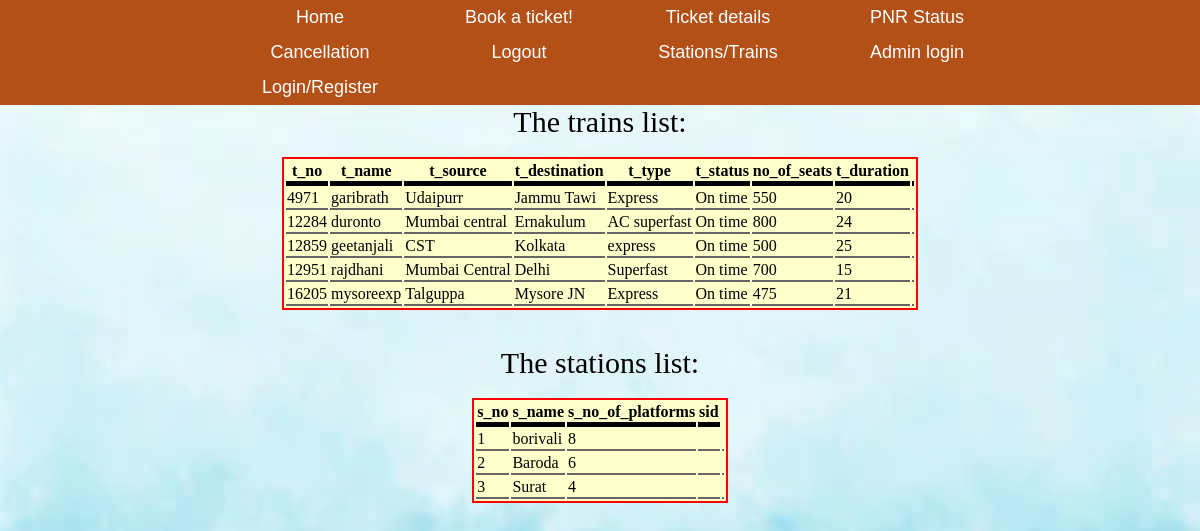
Page /display_data.php on the committed database.
### tables this page shows
CREATE TABLE IF NOT EXISTS `trains` (
  `t_no` decimal(5,0) NOT NULL,
  `t_name` varchar(30) DEFAULT NULL,
  `t_source` varchar(30) DEFAULT NULL,
  `t_destination` varchar(30) DEFAULT NULL,
  `t_type` varchar(30) DEFAULT NULL,
  `t_status` varchar(20) DEFAULT 'On time',
  `no_of_seats` int(11) DEFAULT NULL,
  `t_duration` int(11) DEFAULT NULL,
  PRIMARY KEY (`t_no`)
);

CREATE TABLE IF NOT EXISTS `station` (
  `s_no` int(11) NOT NULL AUTO_INCREMENT,
  `s_name` varchar(20) DEFAULT NULL,
  `s_no_of_platforms` varchar(20) DEFAULT NULL,
  PRIMARY KEY (`s_no`)
);

### display_data.php (the view, shortened to what this page needs)
<html>
    <head>
    </head>
<body>
<?php include("header.php") ?>
<div id="display">The trains list:</div><br/>
<?php
$conn = mysqli_connect("localhost","root","","railway");
$sqlget="SELECT *FROM trains";
$sqldata=mysqli_query($conn,$sqlget) or die('error getting');
echo "<table>";
echo "<tr><th>t_no</th><th>t_name</th><th>t_source</th><th>t_destination</th><th>t_type</th><th>t_status</th><th>no_of_seats</th><th>t_duration</th><th></th></tr>";
while($row=mysqli_fetch_array($sqldata,MYSQLI_ASSOC)){
    echo "<tr><td>";
    echo $row['t_no'];
    echo "</td><td>";
    echo $row['t_name'];
    echo "</td><td>";
    echo $row['t_source'];
    echo "</td><td>";
    echo $row['t_destination'];
    echo "</td><td>";
    echo $row['t_type'];
    echo "</td><td>";
    echo $row['t_status'];
    echo "</td><td>";
    echo $row['no_of_seats'];
    echo "</td><td>";
    echo $row['t_duration'];
    echo "</td><td>";
}
echo "</table>";
?>
<br/><br/>
<div id="display">The stations list:</div><br/>
<?php
$conn = mysqli_connect("localhost","root","","railway");
$sqlget="SELECT *FROM station";
$sqldata=mysqli_query($conn,$sqlget) or die('error getting');
echo "<table>";
echo "<tr><th>s_no</th><th>s_name</th><th>s_no_of_platforms</th><th>sid</th></tr>";
while($row=mysqli_fetch_array($sqldata,MYSQLI_ASSOC)){
    echo "<tr><td>";
    echo $row['s_no'];
    echo "</td><td>";
    echo $row['s_name'];
    echo "</td><td>";
    echo $row['s_no_of_platforms'];
    echo "</td><td>";
    echo "</td><td>";
}
echo "</table>";
?>

### s1.css (style rules this page uses)
* { margin:0px; }

### display_data.php (style rules this page uses)
table { border:2px solid red; background-color:#FFC; }
th { border-bottom:5px solid #000; }
td { border-bottom:2px solid #666; }
html { background: url(img/bg10.jpg) no-repeat center center fixed; -webkit-background-size: cover; -moz-background-size: cover; -o-background-size: cover; background-size: cover; }
#display { text-align: center; font-size: 30px; }
table { margin:0 auto; }

### rows in the picture
trains: t_no "4971", t_name "garibrath", t_source "Udaipurr", t_destination "Jammu Tawi", t_type "Express", t_status "On time", no_of_seats "550", t_duration "20"
trains: t_no "12284", t_name "duronto", t_source "Mumbai central", t_destination "Ernakulum", t_type "AC superfast", t_status "On time", no_of_seats "800", t_duration "24"
trains: t_no "12859", t_name "geetanjali", t_source "CST", t_destination "Kolkata", t_type "express", t_status "On time", no_of_seats "500", t_duration "25"
trains: t_no "12951", t_name "rajdhani", t_source "Mumbai Central", t_destination "Delhi", t_type "Superfast", t_status "On time", no_of_seats "700", t_duration "15"
trains: t_no "16205", t_name "mysoreexp", t_source "Talguppa", t_destination "Mysore JN", t_type "Express", t_status "On time", no_of_seats "475", t_duration "21"
station: s_no "1", s_name "borivali", s_no_of_platforms "8"
station: s_no "2", s_name "Baroda", s_no_of_platforms "6"
station: s_no "3", s_name "Surat", s_no_of_platforms "4"
